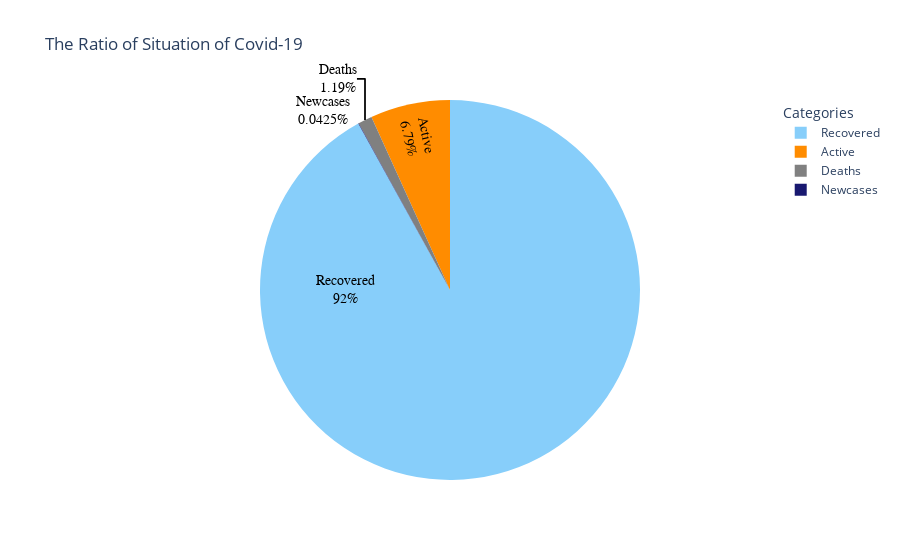

The notebook cell saved with this chart:
### Markdown cell above
# The scatter above illustrates the numbers of confirmed cases of Covid-19 among 7 continents in the world. The scatter highlights that Europe is the worst affected continent compare to others as it reach to total 200 million confirmed cases. Asia is the second worst of affected continents it has 150 million confirmed cases; North Ameirica rank to the thrid and the fourth goes to South America followed by Africa and Oceania.
# As of May 2022, Over 520 million confirmed cases have been reported globally. This is not a bright sign as it can tell the pandemic has impacted almost every corner of life.This may probably due to an opportunity to stop the spread of the virus during its early stages was missed and it caused serious consequences for many countries such as causing economies to stall, stretching healthcare systems to the limit and governments have been forced to implement harsh restrictions on human activity to control the spread of the virus.

### Code cell
colors = {'Recovered':'lightskyblue','Active':'darkorange', 'Deaths':'grey', 'Newcases':'midnightblue'}
labels = df_con[1:5]['Categories'].values

fig = px.pie(df_con[1:5], values='World cases', names=labels, color='Categories', 
             title='The Ratio of Situation of Covid-19', color_discrete_map= colors)

fig.update_traces(textposition='auto', textfont_color="black", textinfo='percent+label', insidetextorientation='radial',
                 textfont_size=14, textfont_family="Arial Black")

fig.update_layout(legend_title="Categories")

fig.show()

### Figure 1 — Plotly figure (JSON) as saved in the notebook; plotly's stock layout.template omitted (floating-point values rounded to 4 significant figures)
{"data": [{"customdata": [["Active"], ["Newcases"], ["Deaths"], ["Recovered"]], "domain": {"x": [0, 1], "y": [0, 1]}, "hovertemplate": "label=%{label}<br>World cases=%{value}<br>Categories=%{customdata[0]}<extra></extra>", "insidetextorientation": "radial", "labels": ["Active", "Newcases", "Deaths", "Recovered"], "legendgroup": "", "marker": {"colors": ["darkorange", "midnightblue", "grey", "lightskyblue"]}, "name": "", "showlegend": true, "textfont": {"color": "black", "family": "Arial Black", "size": 14}, "textinfo": "percent+label", "textposition": "auto", "type": "pie", "values": [35646001, 223392, 6249825, 483095318]}], "layout": {"legend": {"title": {"text": "Categories"}, "tracegroupgap": 0}, "title": {"text": "The Ratio of Situation of Covid-19"}}}
